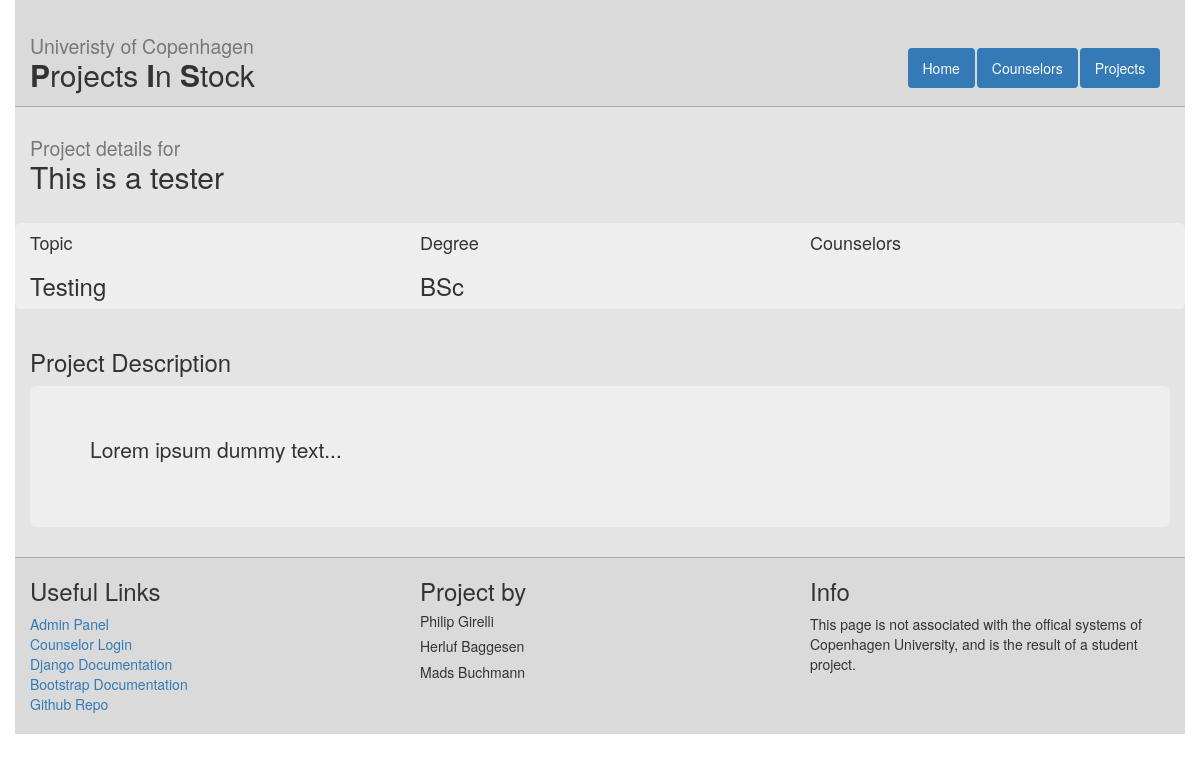
Page /projects/3/ on the earlier database version.
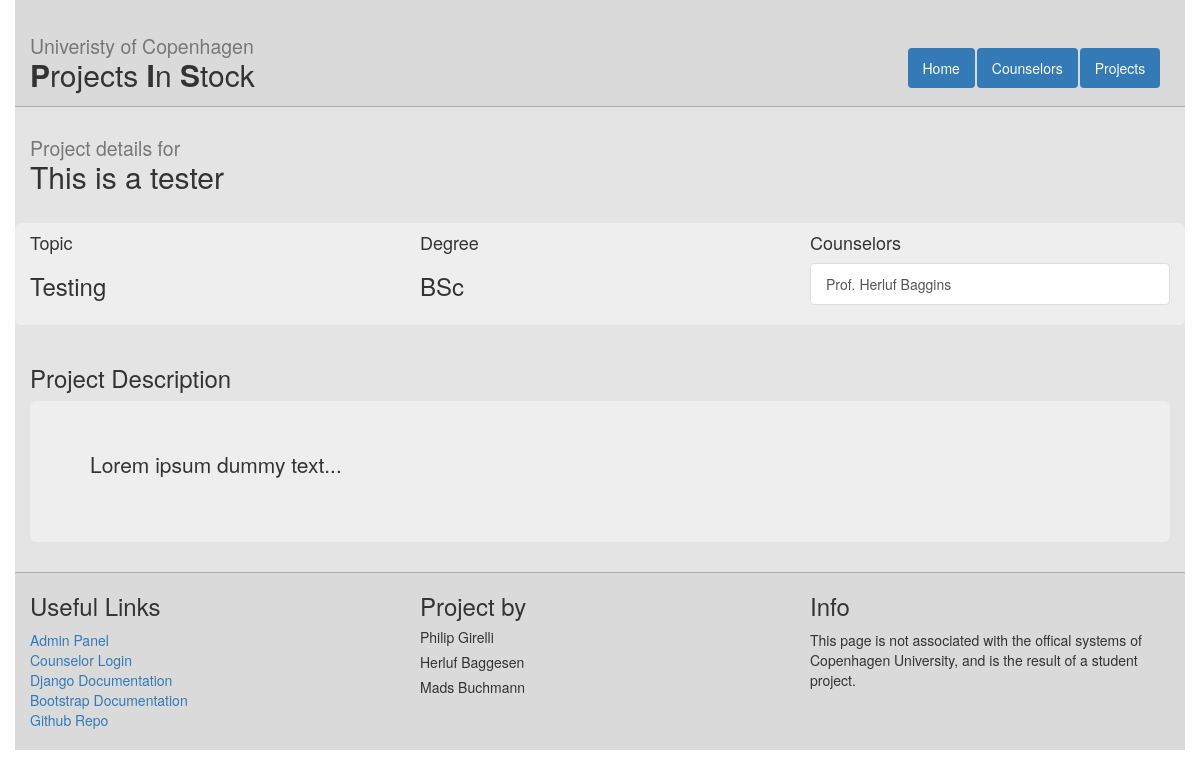
Same page on the later database version.
### web/models.py (models this page shows, shortened)
class Counselor(models.Model):
    readonly_fields=('account_id',)
    name = models.CharField(max_length=255)
    email = models.EmailField()
    study_area = models.CharField(max_length=255)
    office = models.CharField(max_length=255)
    projects = models.ManyToManyField(Project)
    account_id = models.IntegerField(default=-1)

### web/views.py (the view)
# urls.py: url(r'^projects/(?P<project_id>[0-9]+)/$', views.project_detail, name='project_detail'),
def project_detail(request, project_id):
    proj = get_object_or_404(Project, id=project_id)
    context = {
        'project': proj
    }
    return render(request, 'web/project_detail.html', context)

### web/templates/web/project_detail.html
{%extends "web/master.html" %}
{% block content%}
  <h2><small>Project details for</small> <br />{{ project.title }}</h2>
<br />
  <div class="row info-box">
  <div class="col-md-4">
    <h4>Topic</h4>
    <h3>{{ project.topic }}</h3>
  </div>
  <div class="col-md-4">
    <h4>Degree</h4>
    <h3>{{ project.degree }}</h3>
  </div>
  <div class="col-md-4">
    <h4>Counselors</h4>
      <div class="list-group">
      {% for c in project.counselor_set.all %}
        <a class="list-group-item" href="{% url 'counselor_detail' c.id %}">{{ c.name }}</a>
      {% endfor %}
    </div>
  </div>
  </div>
  <br />
  <h3>Project Description</h3>
  <div class="jumbotron">
  <p>{{ project.description }}</p>
  </div>
{%endblock%}

Differences in the rows shown:
added Counselor: name "Prof. Herluf Baggins"
